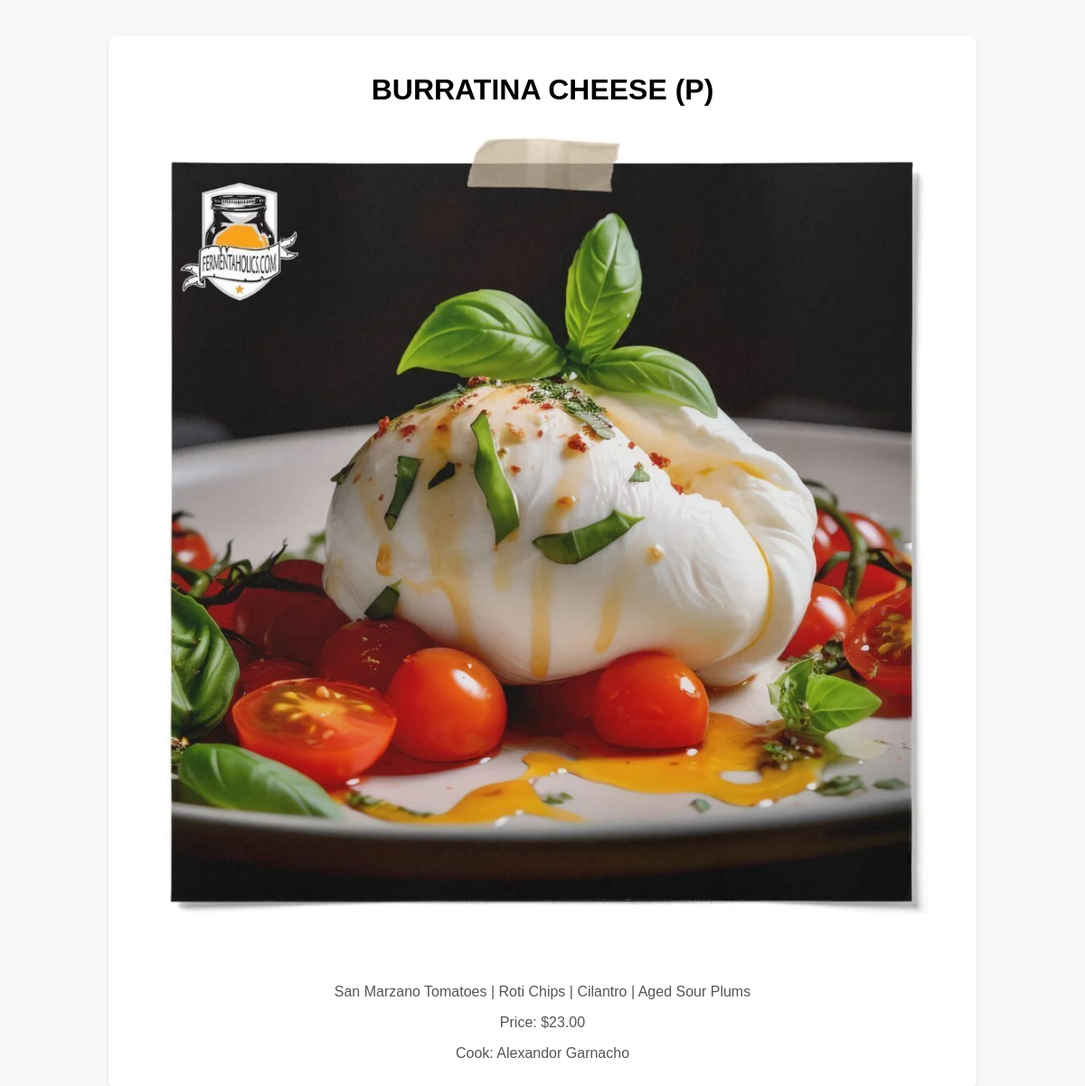
Page /test/1/ on the committed database.
### app/models.py (models this page shows, shortened)
class Meals(models.Model):
    name = models.CharField(max_length=255)
    body = models.TextField()
    img = models.ImageField()
    price = models.DecimalField(max_digits=10, decimal_places=2)
    cook = models.ForeignKey(Cook, on_delete=models.CASCADE)
    category = models.ForeignKey(Category, on_delete=models.CASCADE)

class Cook(models.Model):
    full_name = models.CharField(max_length=150)
    img = models.ImageField()

### app/views.py (the view)
# urls.py: path('test/<int:id>/', views.test, name='test'),
def test(request, id):
    main = models.Meals.objects.get(id=id)
    print(main.cook.full_name)
    context = {
        'main': main,}
    return render(request, 'test.html', context,)

### templates/test.html (shortened to what this page needs)
<!DOCTYPE html>
{% load static %}
<html lang="en">
<head>
    <link rel="stylesheet" href="{% static 'css/corusel1.css' %}">
</head>
<body>
    <div class="container">
        <div class="appetiser">
            <h1>{{ main.name }}</h1>
            <img src="{{ main.img.url }}" alt="{{ main.name }}">
            <p>{{ main.body }}</p>
            <p>Price: ${{ main.price }}</p>
            <p>Cook: {{ main.cook.full_name }}</p>
        </div>
    </div>
</body>
</html>

### static/css/corusel1.css (style rules this page uses)
body { font-family: Arial, sans-serif; background-color: #f8f8f8; margin: 0; padding: 0; }
.container { width: 80%; margin: 0 auto; padding: 20px; }
.appetiser { background-color: #ffffff; border-radius: 8px; box-shadow: 0 2px 4px rgba(0, 0, 0, 0.1); padding: 20px; margin-top: 20px; text-align: center; }
.appetiser h1 { font-size: 2em; margin-bottom: 10px; }
.appetiser img { max-width: 100%; height: auto; border-radius: 8px; margin-bottom: 20px; }
.appetiser p { font-size: 1em; color: #555555; margin-bottom: 10px; }

### rows in the picture
Meals: name "BURRATINA CHEESE (P)", img (picture), body "San Marzano Tomatoes | Roti Chips | Cilantro | Aged Sour Plums", price "23.00", cook.full_name "Alexandor Garnacho"
